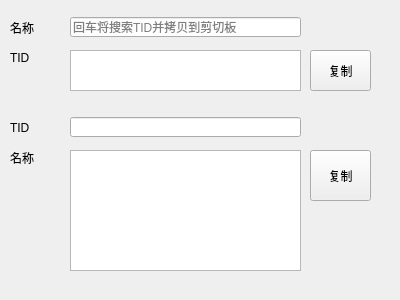
<?xml version="1.0" encoding="UTF-8"?>
<ui version="4.0">
 <class>CDaoYouGmUi</class>
 <widget class="QWidget" name="CDaoYouGmUi">
  <property name="geometry">
   <rect>
    <x>0</x>
    <y>0</y>
    <width>400</width>
    <height>300</height>
   </rect>
  </property>
  <property name="windowTitle">
   <string>Form</string>
  </property>
  <widget class="QLineEdit" name="lineItemName">
   <property name="geometry">
    <rect>
     <x>70</x>
     <y>17</y>
     <width>231</width>
     <height>20</height>
    </rect>
   </property>
   <property name="placeholderText">
    <string>回车将搜索TID并拷贝到剪切板</string>
   </property>
  </widget>
  <widget class="QLabel" name="label_2">
   <property name="geometry">
    <rect>
     <x>10</x>
     <y>50</y>
     <width>54</width>
     <height>16</height>
    </rect>
   </property>
   <property name="text">
    <string>TID</string>
   </property>
  </widget>
  <widget class="QTextEdit" name="textGm">
   <property name="geometry">
    <rect>
     <x>70</x>
     <y>50</y>
     <width>231</width>
     <height>41</height>
    </rect>
   </property>
   <property name="readOnly">
    <bool>true</bool>
   </property>
  </widget>
  <widget class="QPushButton" name="btnCopy">
   <property name="geometry">
    <rect>
     <x>310</x>
     <y>50</y>
     <width>61</width>
     <height>41</height>
    </rect>
   </property>
   <property name="text">
    <string>复制</string>
   </property>
  </widget>
  <widget class="QLabel" name="label_3">
   <property name="geometry">
    <rect>
     <x>10</x>
     <y>20</y>
     <width>54</width>
     <height>16</height>
    </rect>
   </property>
   <property name="text">
    <string>名称</string>
   </property>
  </widget>
  <widget class="QPushButton" name="btnCopyName">
   <property name="geometry">
    <rect>
     <x>310</x>
     <y>150</y>
     <width>61</width>
     <height>51</height>
    </rect>
   </property>
   <property name="text">
    <string>复制</string>
   </property>
  </widget>
  <widget class="QTextEdit" name="textItemName">
   <property name="geometry">
    <rect>
     <x>70</x>
     <y>150</y>
     <width>231</width>
     <height>121</height>
    </rect>
   </property>
   <property name="readOnly">
    <bool>true</bool>
   </property>
  </widget>
  <widget class="QLabel" name="label_4">
   <property name="geometry">
    <rect>
     <x>10</x>
     <y>120</y>
     <width>54</width>
     <height>16</height>
    </rect>
   </property>
   <property name="text">
    <string>TID</string>
   </property>
  </widget>
  <widget class="QLabel" name="label_5">
   <property name="geometry">
    <rect>
     <x>10</x>
     <y>150</y>
     <width>54</width>
     <height>16</height>
    </rect>
   </property>
   <property name="text">
    <string>名称</string>
   </property>
  </widget>
  <widget class="QLineEdit" name="lineItemTid">
   <property name="geometry">
    <rect>
     <x>70</x>
     <y>117</y>
     <width>231</width>
     <height>20</height>
    </rect>
   </property>
   <property name="placeholderText">
    <string/>
   </property>
  </widget>
 </widget>
 <tabstops>
  <tabstop>lineItemName</tabstop>
  <tabstop>textGm</tabstop>
  <tabstop>btnCopy</tabstop>
 </tabstops>
 <resources/>
 <connections/>
</ui>
